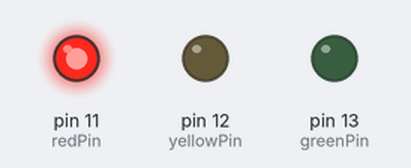
Bench run of a sketch on a simulated Arduino Uno, built with avr-gcc and run on an emulated ATmega328P. Parts: output pins drawn as LEDs (lit = HIGH).

Above: at 5.5 s.
At 11.5 s:
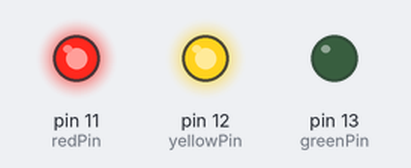
At 15.0 s:
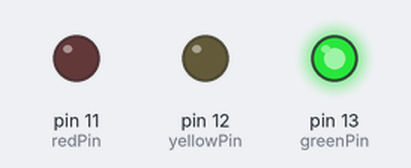
At 18.5 s:
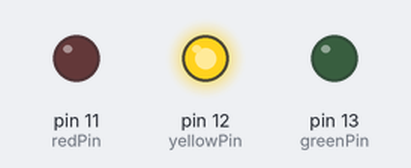
Timing chart, 0 to 25.2 s (numbered marks = the images above):
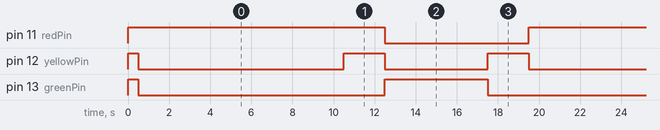

The sketch:

lyskryds.ino
```cpp
// Lyskryds sketch
// Arduino reference : https://www.arduino.cc/reference/en/

int greenPin = 13; // Grøn port
int yellowPin = 12; // Gul port
int redPin = 11; // Rød port

int waitRed=10; // Rød ventetid
int waitGreen=5; // Grøn ventetid

void setup() {
    // Sæt porte som ouput
    pinMode(greenPin, OUTPUT);
    pinMode(yellowPin, OUTPUT);
    pinMode(redPin, OUTPUT);

    // Initialiser; Tænd alle LEDer
    digitalWrite(greenPin, HIGH);
    digitalWrite(yellowPin, HIGH);
    digitalWrite(redPin, HIGH);

    delay(500);

    digitalWrite(greenPin, LOW);
    digitalWrite(yellowPin, LOW);
    digitalWrite(redPin, LOW);
}

// digitalWrite HIGH = Send strøm igennem
// digitalWrite LOW = Stop strøm
// delay X = Vent X millisekunder

void loop() {
    digitalWrite(redPin, HIGH);
    digitalWrite(yellowPin, LOW);

    delay(1000*waitRed);

    digitalWrite(yellowPin, HIGH);

    delay(2000);

    digitalWrite(redPin, LOW);
    digitalWrite(yellowPin, LOW);
    digitalWrite(greenPin, HIGH);

    delay(1000*waitGreen);

    digitalWrite(greenPin, LOW);
    digitalWrite(yellowPin, HIGH);

    delay(2000);
}
```

Measured:
- by itself, pin 11 (redPin): alternates HIGH for 12.0 s and LOW for 7.0 s
- by itself, pin 12 (yellowPin): repeats every 19.0 s: HIGH 2.0 s, LOW 5.0 s, HIGH 2.0 s, LOW 10.0 s
- by itself, pin 13 (greenPin): repeats every 19.0 s: HIGH 5.0 s, LOW 14.0 s
